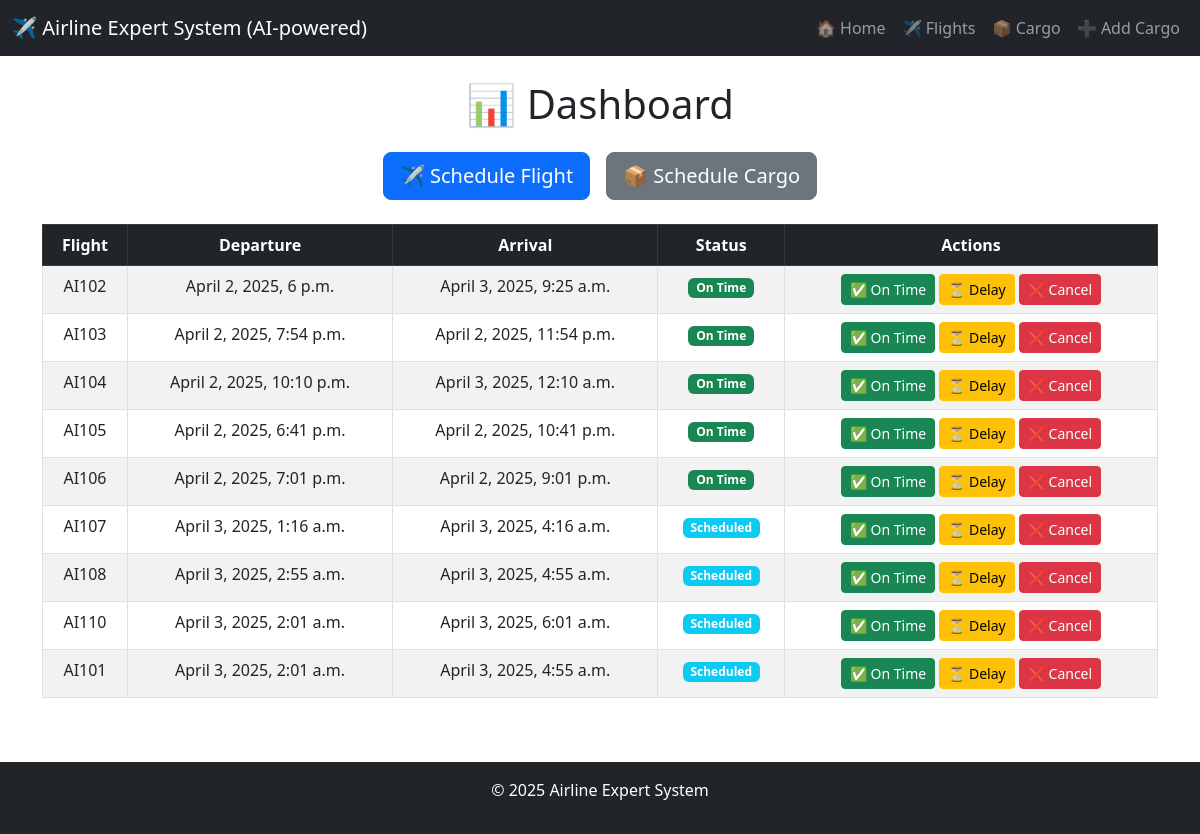
The page / on the database its author committed.
### scheduling/models.py (models this page shows, shortened)
class Flight(models.Model):
    STATUS_CHOICES = [
        ('Scheduled', 'Scheduled'),
        ('Delayed', 'Delayed'),
        ('On Time', 'On Time'),
        ('Taken Off', 'Taken Off'),
        ('Landed', 'Landed'),
        ('Cancelled', 'Cancelled'),
    ]
    flight_number = models.CharField(max_length=10, unique=True)
    departure_city = models.CharField(max_length=100)
    arrival_city = models.CharField(max_length=100)
    departure_time = models.DateTimeField()
    arrival_time = models.DateTimeField()
    available_seats = models.IntegerField()
    cargo_capacity = models.FloatField(help_text='Capacity in tons')
    base_cost_per_km = models.FloatField(default=3.0, help_text="Base cost per km in INR")  # New field
    status = models.CharField(
        max_length=20,
        choices=STATUS_CHOICES,
        default='Scheduled'
    )

### scheduling/views.py (the view)
# urls.py: 2. Add a URL to urlpatterns:  path('', views.home, name='home')
def home(request):
    flights = Flight.objects.all()
    return render(request, 'home.html', {'flights': flights})

### scheduling/templates/home.html (shortened to what this page needs)
<!DOCTYPE html>
<html lang="en">
<head>
    <link rel="stylesheet" href="https://cdn.jsdelivr.net/npm/bootstrap@5.3.0/dist/css/bootstrap.min.css">
</head>
<body>
    <nav class="navbar navbar-expand-lg navbar-dark bg-dark">
        <div class="container-fluid">
            <a class="navbar-brand" href="#">✈️ Airline Expert System (AI-powered)</a>
            <div class="collapse navbar-collapse justify-content-end" id="navbarNav">
                <ul class="navbar-nav">
                    <li class="nav-item">
                        <a class="nav-link" href="/">🏠 Home</a>
                    </li>
                    <li class="nav-item">
                        <a class="nav-link" href="/flights">✈️ Flights</a>
                    </li>
                    <li class="nav-item">
                        <a class="nav-link" href="/cargo">📦 Cargo</a>
                    </li>
                    <li class="nav-item">
                        <a class="nav-link" href="/add-cargo">➕ Add Cargo</a>
                    </li>
                </ul>
            </div>
        </div>
    </nav>
    <div class="container mt-4">
        <h1 class="mb-4 text-center">📊 Dashboard</h1>
        <div class="d-flex justify-content-center gap-3 mb-4">
            <button class="btn btn-primary btn-lg" onclick="location.href='/schedule-flight'">✈️ Schedule Flight</button>
            <button class="btn btn-secondary btn-lg" onclick="location.href='/schedule-cargo'">📦 Schedule Cargo</button>
        </div>
        <div class="table-responsive">
            <table class="table table-striped table-bordered text-center">
                <thead class="table-dark">
                    <tr>
                        <th>Flight</th>
                        <th>Departure</th>
                        <th>Arrival</th>
                        <th>Status</th>
                        <th>Actions</th>
                    </tr>
                </thead>
                <tbody>
                    {% for flight in flights %}
                    <tr>
                        <td>{{ flight.flight_number }}</td>
                        <td>{{ flight.departure_time }}</td>
                        <td>{{ flight.arrival_time }}</td>
                        <td>
                            <span id="status-{{ flight.id }}" class="badge
                                {% if flight.status == 'On Time' %} bg-success
                                {% elif flight.status == 'Delayed' %} bg-warning
                                {% elif flight.status == 'Cancelled' %} bg-danger
                                {% elif flight.status == 'Taken Off' %} bg-primary
                                {% elif flight.status == 'Scheduled' %} bg-info
                                {% elif flight.status == 'Landed' %} bg-info {% endif %}">
                                {{ flight.status }}
                            </span>
                        </td>
                        <td id="actions-{{ flight.id }}">
                            <button class="btn btn-success btn-sm" onclick="updateFlightStatus({{ flight.id }}, 'On Time')">✅ On Time</button>
                            <button class="btn btn-warning btn-sm" onclick="updateFlightStatus({{ flight.id }}, 'Delayed')">⏳ Delay</button>
                            <button class="btn btn-danger btn-sm" onclick="updateFlightStatus({{ flight.id }}, 'Cancelled')">❌ Cancel</button>
                        </td>
                    </tr>
                    {% empty %}
                    <tr>
                        <td colspan="5" class="text-center text-muted">No flights available</td>
                    </tr>
                    {% endfor %}
                </tbody>
            </table>
        </div>
    </div>
    <footer class="bg-dark text-white text-center py-3 mt-5">
        <p>&copy; 2025 Airline Expert System</p>
    </footer>
</body>
</html>

### rows shown on the page
Flight: flight_number "AI102", departure_time "April 2, 2025, 6 p.m.", arrival_time "April 3, 2025, 9:25 a.m.", status "On Time"
Flight: flight_number "AI103", departure_time "April 2, 2025, 7:54 p.m.", arrival_time "April 2, 2025, 11:54 p.m.", status "On Time"
Flight: flight_number "AI104", departure_time "April 2, 2025, 10:10 p.m.", arrival_time "April 3, 2025, 12:10 a.m.", status "On Time"
Flight: flight_number "AI105", departure_time "April 2, 2025, 6:41 p.m.", arrival_time "April 2, 2025, 10:41 p.m.", status "On Time"
Flight: flight_number "AI106", departure_time "April 2, 2025, 7:01 p.m.", arrival_time "April 2, 2025, 9:01 p.m.", status "On Time"
Flight: flight_number "AI107", departure_time "April 3, 2025, 1:16 a.m.", arrival_time "April 3, 2025, 4:16 a.m.", status "Scheduled"
Flight: flight_number "AI108", departure_time "April 3, 2025, 2:55 a.m.", arrival_time "April 3, 2025, 4:55 a.m.", status "Scheduled"
Flight: flight_number "AI110", departure_time "April 3, 2025, 2:01 a.m.", arrival_time "April 3, 2025, 6:01 a.m.", status "Scheduled"
Flight: flight_number "AI101", departure_time "April 3, 2025, 2:01 a.m.", arrival_time "April 3, 2025, 4:55 a.m.", status "Scheduled"
